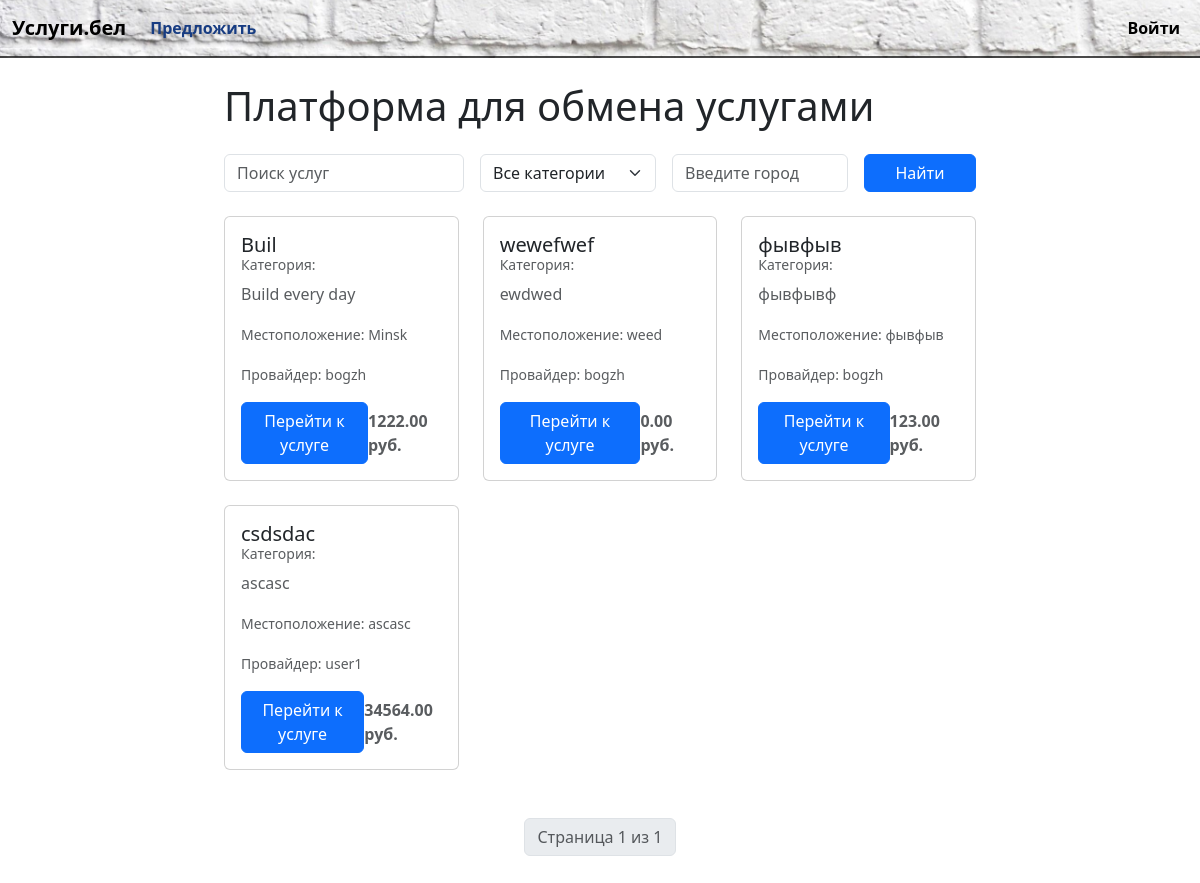
Before: / with the older database file.
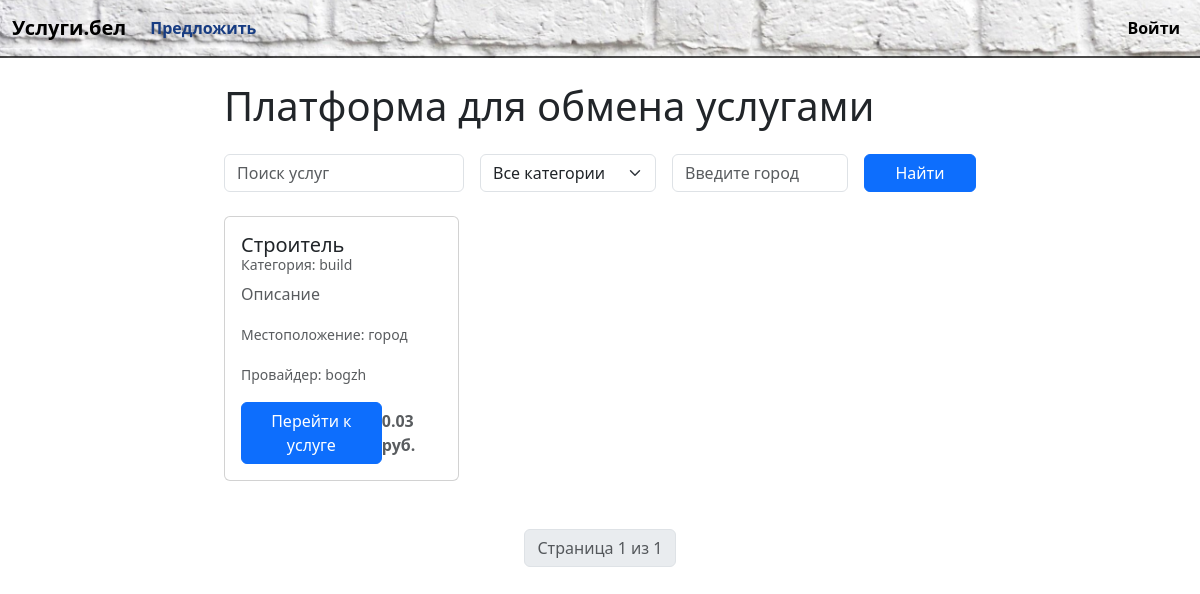
After: the same page with the newer database file.
### service/models.py (models this page shows, shortened)
class Service(models.Model):
    title = models.CharField(max_length=200, verbose_name="Название услуги")
    description = models.TextField(verbose_name="Описание услуги")
    category = models.ForeignKey('Category', on_delete=models.CASCADE, verbose_name="Категория")  # Используем строку
    price = models.DecimalField(max_digits=10, decimal_places=2, verbose_name="Цена", default=0)
    provider = models.ForeignKey(User, on_delete=models.CASCADE, verbose_name="Поставщик услуги")
    created_at = models.DateTimeField(auto_now_add=True, verbose_name="Дата создания")
    location = models.CharField(max_length=100, default='', verbose_name="Город")

class Category(models.Model):
    name = models.CharField(max_length=100, verbose_name="Название категории")
    def __str__(self):
        return self.name

### service/views.py (the view)
# urls.py: path('', views.home, name='home'),
def home(request):
    services = Service.objects.select_related('provider').all()
    paginator = Paginator(services, 9)
    page_number = request.GET.get('page')
    page_obj = paginator.get_page(page_number)
    categories = Category.objects.all()
    return render(request, 'service/home.html', {'services': page_obj, 'categories': categories})

### service/templates/service/home.html (shortened to what this page needs)
{% extends "base.html" %}
{% block content %}
<div class="container">
    <h1 class="my-4">Платформа для обмена услугами</h1>
    <form method="get" action="{% url 'search' %}" class="mb-4">
        <div class="row g-3">
            <div class="col-md-4">
                <input type="text" name="q" class="form-control" placeholder="Поиск услуг" value="{{ request.GET.q }}">
            </div>
            <div class="col-md-3">
                <select name="category" class="form-select">
                    <option value="">Все категории</option>
                </select>
            </div>
            <div class="col-md-3">
                <input type="text" name="location" class="form-control" placeholder="Введите город" value="{{ request.GET.location }}">
            </div>
            <div class="col-md-2">
                <button type="submit" class="btn btn-primary w-100">Найти</button>
            </div>
        </div>
    </form>
    <div class="row">
        {% for service in services %}
            <div class="col-md-4 mb-4">
                <div class="card h-100">
                    <div class="card-body">
                        <h5 class="card-title mb-1">{{ service.title }}</h5>
                        <h6 class="card-subtitle mb-2 text-muted d-flex justify-content-between align-items-center">
                            <small>Категория: {{ service.category }}</small>
                        </h6>
                        <p class="card-text text-muted" style="color: #6c757d;">{{ service.description|truncatechars:100 }}</p>
                        <p class="card-text text-muted" style="color: #6c757d;">
                            <small>Местоположение: {{ service.location }}</small>
                        </p>
                        <p class="card-text text-muted" style="color: #6c757d;">
                            <small>Провайдер: {{ service.provider.username }}</small>
                        </p>
                        <div class="d-flex justify-content-between align-items-center">
                            <a href="{% url 'service_detail' service.id %}" class="btn btn-primary">Перейти к услуге</a>
                            <span class="text-muted" style="font-weight: bold;">{{ service.price }} руб.</span>
                        </div>
                    </div>
                </div>
            </div>
        {% empty %}
            <div class="col-12">
                <p class="text-center">Услуги не найдены.</p>
            </div>
        {% endfor %}
    </div>
    <div class="d-flex justify-content-center my-4">
        <nav aria-label="Page navigation">
            <ul class="pagination">
                <li class="page-item disabled">
                    <span class="page-link">Страница {{ services.number }} из {{ services.paginator.num_pages }}</span>
                </li>
            </ul>
        </nav>
    </div>
</div>
{% endblock %}

### templates/base.html (shortened to what this page needs)
<!DOCTYPE html>
<html lang="en">
<head>
    <link href="https://cdn.jsdelivr.net/npm/bootstrap@5.3.5/dist/css/bootstrap.min.css" rel="stylesheet"
>
    <link href="https://cdnjs.cloudflare.com/ajax/libs/font-awesome/6.0.0-beta3/css/all.min.css" rel="stylesheet">
    {% load static %}
    <link rel="stylesheet" href="{% static 'css/styles.css' %}" />
</head>
<body>
    <div class="container-fluid">
        <header>
            <div class="row">
                {% block navbar %}
                {% include 'navbar.html' %}
                {% endblock %}
            </div>
        </header>
        <main>
            <div class="row">
                <div class="col-12 col-md-2"></div>
                <div class="col-12 col-md-8">
                    {% block content %}{% endblock %}
                </div>
                <div class="col-12 col-md-2"></div>
            </div>
        </main>
    </div>
</body>
</html>

### templates/navbar.html (shortened to what this page needs)
<nav class="navbar navbar-expand-lg bg-body-tertiary">
    <div class="container-fluid">
        <a class="navbar-brand" href="{% url 'home' %}">Услуги.бел</a>
        <div class="collapse navbar-collapse" id="navbarSupportedContent">
            <ul class="navbar-nav me-auto mb-2 mb-lg-0">
                <li class="nav-item">
                    <a class="nav-link active" aria-current="page" href="{% url 'create_service' %}">Предложить</a>
                </li>
            </ul>
            <ul class="navbar-nav ms-auto mb-2 mb-lg-0">
                {% if user.is_authenticated %}
                    <li class="nav-item">
                        <span class="nav-link">{{ user.username }}</span>
                    </li>
                    <li class="nav-item">
                        <a class="nav-link" href="{% url 'profile' %}">Профиль</a>
                    </li>
                    <li class="nav-item">
                        <form method="post" action="{% url 'logout' %}" class="d-inline">
                            {% csrf_token %}
                            <input type="hidden" name="next" value="{{ request.path }}">
                            <button type="submit" class="btn nav-link border-0 bg-transparent">Выйти</button>
                        </form>
                    </li>
                {% else %}
                    <li class="nav-item">
                        <a class="nav-link" href="{% url 'login' %}?next={{ request.path }}">Войти</a>
                    </li>
                {% endif %}
            </ul>
        </div>
    </div>
</nav>

### static/css/styles.css (style rules this page uses)
.navbar { background-color: rgba(255, 255, 255, 0.9); background-image: url('/static/images/brick-wall.jpg'); background-size: cover; background-position: center; background-repeat: no-repeat; color: black; border-bottom: 2px solid rgba(0, 0, 0, 0.7); }
.navbar .navbar-brand { color: black; font-weight: 600; }
.navbar .nav-link { color: black; font-weight: 600; }
.navbar .nav-link.active { color: hsl(219, 70%, 30%); }

Changed rows visible on the page:
removed Service: title "Buil", description "Build every day", location "Minsk", provider.username "bogzh", price "1222.00"
removed Service: title "wewefwef", description "ewdwed", location "weed", provider.username "bogzh", price "0.00"
removed Service: title "фывфыв", description "фывфывф", location "фывфыв", provider.username "bogzh", price "123.00"
removed Service: title "csdsdac", description "ascasc", location "ascasc", provider.username "user1", price "34564.00"
added Service: title "Строитель", category "build", description "Описание", location "город", provider.username "bogzh", price "0.03"
